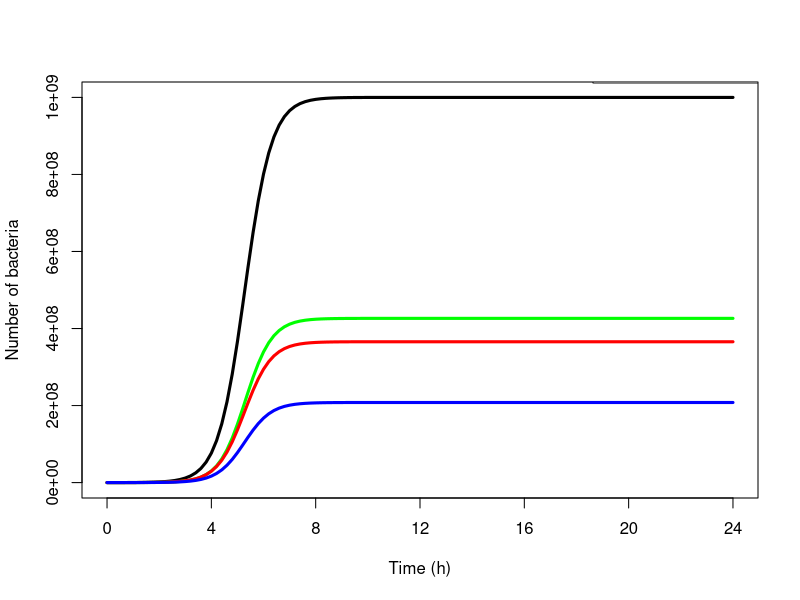

The R source for this figure:
#this is inspired by previous work from payne&jansen (for simple bacteria-phage dynamics) and volkova (for transduction probabilities) models:
#https://www.sciencedirect.com/science/article/pii/S0022519300921982?via%3Dihub
#https://www.ncbi.nlm.nih.gov/pmc/articles/PMC4068684/ 

#This is the full model, with normal and transducing phage


library(deSolve)


full_model = function(times, y, parms){
  
  with(as.list(c(y,parms)),{
    
    #total bacteria and phage populations:
    N = Be+Bt+Bet
    p_tot = p+pe+pt
    if(p_tot == 0) p_tot = 1 #safety to prevent model breaking
    
    #probability for one bacterium to be infected by one phage:
    pr_inf_tot = 1 - exp(-(p_tot/N)*lysis)
    if(p_tot == 0) p_inf_tot=0 #safety to prevent model breaking
    
    #bacteria resistant to ery:
    dBe = Ge*(1-N/Nmax)*Be - pr_inf_tot*Be*((p+pt)/p_tot)
    #growth - infected by normal phage or transducing phage (tet)
    
    #bacteria resistant to tet:
    dBt = Gt*(1-N/Nmax)*Bt - pr_inf_tot*Bt*((p+pe)/p_tot)
    #growth - infected by normal phage or transducing phage (ery)
    
    #bacteria resistant to ery and tet:
    dBet = Get*(1-N/Nmax)*Bet - pr_inf_tot*Bet*(p/p_tot) + pr_inf_tot*Be*(pt/p_tot) + pr_inf_tot*Bt*(pe/p_tot)
    #growth - infected by normal phage + tet transduction event + ery transduction event
    
    
    #normal phage:
    dp = pr_inf_tot*Be*(p/p_tot)*(L-1)*(1-tre) + pr_inf_tot*Bt*(p/p_tot)*(L-1)*(1-trt) + pr_inf_tot*Bet*(p/p_tot)*(L-1)*(1-tre-trt) - decay*p
    #new phage produced by lysis in each bacteria group - decay
    
    #transducing phage (ery):
    dpe = pr_inf_tot*Be*(p/p_tot)*tre + pr_inf_tot*Bet*(p/p_tot)*tre - pr_inf_tot*N*(pe/p_tot) - decay*pe
    #new phage by transduction in ery resistant + new phage by transduction in ery+tet resistant - infections - decay
    
    #transducing phage (tet):
    dpt = pr_inf_tot*Bt*(p/p_tot)*trt + pr_inf_tot*Bet*(p/p_tot)*trt - pr_inf_tot*N*(pt/p_tot) - decay*pt
    #new phage by transduction in tet resistant + new phage by transduction in ery+tet resistant - infections - decay
    
    
    return(list(c(dBe, dBt, dBet, dp, dpe, dpt)))
    
  }
  )
}



#time (hours):
times = seq(1,25,0.2)

#parameter values:
#(dummy values that give a (somewhat?) realistic result)
parms=c(Ge=2,         #growth parameter for ery resistant
        Gt=1.9,         #growth parameter for tet resistant
        Get=1.9,        #growth parameter for ery+tet double resistant
        lysis=0.2,    #lysis rate
        tre=0.1,      #ery gene transduction probability
        trt=0.1,      #tet gene transduction probability
        decay=0.8,    #phage decay rate
        L=10,         #burst size
        Nmax=1e9)     #maximum bacteria population size


#initial values:
yinit = c(Be=11000,    #resistant to ery
          Bt=16000,    #resistant to tet
          Bet=9100,      #resistant to ery and tet
          p=0,     #normal phage
          pe=0,       #transducing phage (ery)
          pt=0)       #transducing phage (tet)


#event trigger to add phage at later time point:
#time = -1: turned off
eventdat = data.frame(var="p",
                      time=-1,
                      value=1000,
                      method="add")

#event trigger to remove transduction at later time point:
#(analogous to removing all phage in model, sodium citrate effectively blocks all of them)
#time = -1: turned off
eventdat2 = data.frame(var=c("p","pe","pt"),
                       time=rep(-1,3),
                       value=rep(0,3),
                       method=rep("rep",3))

#event trigger to add erythromycin at later time point:
#(simple method is to remove all susceptible bacteria in model i.e. Bt)
#time = -1: turned off
eventdat3 = data.frame(var="Bt",
                       time=-1,
                       value=0,
                       method="rep")

#event trigger to add tetracycline at later time point:
#(simple method is to remove all susceptible bacteria in model i.e. Be)
#time = -1: turned off
eventdat4 = data.frame(var="Be",
                       time=-1,
                       value=0,
                       method="rep")


#run and plot:
results = as.data.frame(deSolve::ode(func=full_model, times=times, y=yinit, parms=parms, events=list(data=rbind(eventdat,eventdat2,eventdat3,eventdat4))))
results$time = results$time-1   #adjust model time (in model, t=1 is the start, so effectively 0h)


#par(mfrow=c(1,2), mar=c(5.1,4.1,5.5,2.1), xpd=T)

plot(results$time, (results$Be+results$Bt+results$Bet),col="black", type="l", 
     ylab="Number of bacteria", xlab="Time (h)", lwd=3, 
     ylim=c(0, max((results$Be+results$Bt+results$Bet))), xaxt="n")
axis(1, at=seq(0,max(results$time),4))
lines(results$time, results$Be, col="green", lwd=3)
lines(results$time, results$Bt, col="red", lwd=3)
lines(results$time, results$Bet, col="blue", lwd=3)
legend("topright", cex=0.8, inset=c(0,-0.19), legend=c("Total bacteria","Ery mono-resistant","Tet mono-resistant","Double resistant"), col=c("black","green","red","blue"), lty=1, lwd=3)

# plot(results$time, results$p, col="black", type="l", ylim=c(0, max(results$p)), lwd=3, 
#      ylab="Number of phages", xlab="Time (h)", xaxt="n")
# axis(1, at=seq(0,24,4))
# lines(results$time, results$pe, col="green", lwd=3)
# lines(results$time, results$pt, col="red", lwd=3)
# legend("topright", cex=0.8, inset=c(0,-0.15), legend=c("Normal phage","Transducing phage (ery)","Transducing phage (tet)"), col=c("black","green","red"), lty=1, lwd=3)
# 
# par(mfrow=c(1,1))


# #code for a prettier figure:
# 
# library(ggplot2)
# library(scales)
# 
# # results$time = results$time-1
# # results = rbind(results, tail(results)[6,])
# # results$time[117] = 24
# ggplot(results)+
#   geom_line(aes(x=time, y=Be, colour="EryR"), size=1)+
#   geom_line(aes(x=time, y=Bet, colour="DRP"), size=1)+
#   geom_line(aes(x=time, y=Bt, colour="TetR"), size=1)+
#   geom_line(aes(x=time, y=(Be+Bt+Bet), colour="Total"), size=1)+
#   scale_x_continuous(limits=c(0,24), breaks=seq(0,24,2))+
#   scale_y_continuous(limits=c(0, 1e9),
#                      breaks=seq(0, 1e9, 2e8))+
#   labs(color="Bacteria:")+
#   ylab("cfu/ml")+
#   xlab("Time (hours)")
# 
# ggsave("expected_lab.png")
# 
# 
# 
# ggplot(results)+
#   geom_line(aes(x=time, y=p, colour="Lytic phage"), size=1)+
#   scale_x_continuous(limits=c(0,24), breaks=seq(0,24,2))+
#   scale_y_continuous(limits=c(0, 5.5e9),
#                      breaks=seq(0, 5.5e9, 5e8))+
#   labs(color="")+
#   ylab("pfu/ml")+
#   xlab("Time (hours)")
# 
# ggsave("expected_lab_phage.png")
